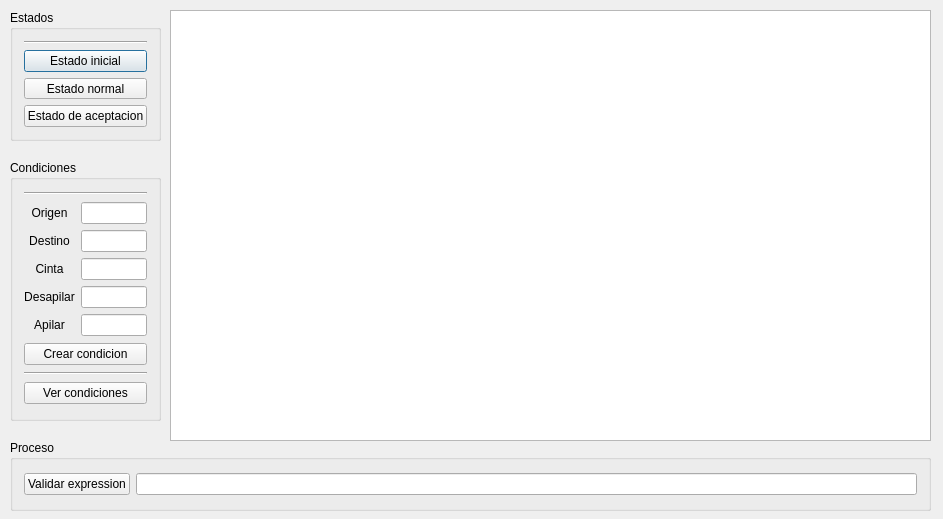
<?xml version="1.0" encoding="UTF-8"?>
<ui version="4.0">
 <class>Dialog</class>
 <widget class="QDialog" name="Dialog">
  <property name="geometry">
   <rect>
    <x>0</x>
    <y>0</y>
    <width>943</width>
    <height>519</height>
   </rect>
  </property>
  <property name="minimumSize">
   <size>
    <width>943</width>
    <height>519</height>
   </size>
  </property>
  <property name="maximumSize">
   <size>
    <width>943</width>
    <height>519</height>
   </size>
  </property>
  <property name="windowTitle">
   <string>Dialog</string>
  </property>
  <widget class="QGraphicsView" name="graphicsView">
   <property name="enabled">
    <bool>true</bool>
   </property>
   <property name="geometry">
    <rect>
     <x>170</x>
     <y>10</y>
     <width>761</width>
     <height>431</height>
    </rect>
   </property>
   <property name="minimumSize">
    <size>
     <width>761</width>
     <height>431</height>
    </size>
   </property>
   <property name="maximumSize">
    <size>
     <width>761</width>
     <height>431</height>
    </size>
   </property>
  </widget>
  <widget class="QGroupBox" name="groupBox">
   <property name="geometry">
    <rect>
     <x>10</x>
     <y>10</y>
     <width>151</width>
     <height>131</height>
    </rect>
   </property>
   <property name="title">
    <string>Estados</string>
   </property>
   <layout class="QVBoxLayout" name="verticalLayout_2">
    <item>
     <widget class="Line" name="line_2">
      <property name="orientation">
       <enum>Qt::Horizontal</enum>
      </property>
     </widget>
    </item>
    <item>
     <widget class="QPushButton" name="initialState">
      <property name="text">
       <string>Estado inicial</string>
      </property>
     </widget>
    </item>
    <item>
     <widget class="QPushButton" name="normalState">
      <property name="text">
       <string>Estado normal</string>
      </property>
     </widget>
    </item>
    <item>
     <widget class="QPushButton" name="acceptanceState">
      <property name="text">
       <string>Estado de aceptacion</string>
      </property>
     </widget>
    </item>
   </layout>
  </widget>
  <widget class="QGroupBox" name="groupBox_2">
   <property name="geometry">
    <rect>
     <x>10</x>
     <y>160</y>
     <width>151</width>
     <height>261</height>
    </rect>
   </property>
   <property name="title">
    <string>Condiciones</string>
   </property>
   <layout class="QVBoxLayout" name="verticalLayout">
    <item>
     <widget class="Line" name="line">
      <property name="orientation">
       <enum>Qt::Horizontal</enum>
      </property>
     </widget>
    </item>
    <item>
     <layout class="QHBoxLayout" name="horizontalLayout_4">
      <item>
       <layout class="QVBoxLayout" name="verticalLayout_10">
        <item>
         <widget class="QLabel" name="label">
          <property name="text">
           <string>Origen</string>
          </property>
          <property name="alignment">
           <set>Qt::AlignCenter</set>
          </property>
         </widget>
        </item>
        <item>
         <widget class="QLabel" name="label_2">
          <property name="text">
           <string>Destino</string>
          </property>
          <property name="alignment">
           <set>Qt::AlignCenter</set>
          </property>
         </widget>
        </item>
        <item>
         <widget class="QLabel" name="label_3">
          <property name="text">
           <string>Cinta</string>
          </property>
          <property name="alignment">
           <set>Qt::AlignCenter</set>
          </property>
         </widget>
        </item>
        <item>
         <widget class="QLabel" name="label_5">
          <property name="text">
           <string>Desapilar</string>
          </property>
          <property name="alignment">
           <set>Qt::AlignCenter</set>
          </property>
         </widget>
        </item>
        <item>
         <widget class="QLabel" name="label_4">
          <property name="text">
           <string>Apilar</string>
          </property>
          <property name="alignment">
           <set>Qt::AlignCenter</set>
          </property>
         </widget>
        </item>
       </layout>
      </item>
      <item>
       <layout class="QVBoxLayout" name="verticalLayout_9">
        <item>
         <widget class="QLineEdit" name="lineEdit"/>
        </item>
        <item>
         <widget class="QLineEdit" name="lineEdit_2"/>
        </item>
        <item>
         <widget class="QLineEdit" name="lineEdit_4"/>
        </item>
        <item>
         <widget class="QLineEdit" name="lineEdit_5"/>
        </item>
        <item>
         <widget class="QLineEdit" name="lineEdit_3"/>
        </item>
       </layout>
      </item>
     </layout>
    </item>
    <item>
     <widget class="QPushButton" name="newCondition">
      <property name="text">
       <string>Crear condicion</string>
      </property>
     </widget>
    </item>
    <item>
     <widget class="Line" name="line_3">
      <property name="orientation">
       <enum>Qt::Horizontal</enum>
      </property>
     </widget>
    </item>
    <item>
     <widget class="QPushButton" name="pushButton">
      <property name="text">
       <string>Ver condiciones</string>
      </property>
     </widget>
    </item>
   </layout>
  </widget>
  <widget class="QGroupBox" name="groupBox_3">
   <property name="geometry">
    <rect>
     <x>10</x>
     <y>440</y>
     <width>921</width>
     <height>71</height>
    </rect>
   </property>
   <property name="title">
    <string>Proceso</string>
   </property>
   <layout class="QHBoxLayout" name="horizontalLayout">
    <item>
     <widget class="QPushButton" name="validateExpression">
      <property name="enabled">
       <bool>true</bool>
      </property>
      <property name="text">
       <string>Validar expression</string>
      </property>
     </widget>
    </item>
    <item>
     <widget class="QLineEdit" name="expression">
      <property name="enabled">
       <bool>true</bool>
      </property>
     </widget>
    </item>
   </layout>
  </widget>
 </widget>
 <layoutdefault spacing="6" margin="11"/>
 <resources/>
 <connections/>
</ui>
